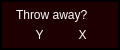
<?xml version="1.0" encoding="UTF-8"?>
<ui version="4.0">
 <class>DeleteItemWidget</class>
 <widget class="QWidget" name="DeleteItemWidget">
  <property name="geometry">
   <rect>
    <x>0</x>
    <y>0</y>
    <width>120</width>
    <height>50</height>
   </rect>
  </property>
  <property name="windowTitle">
   <string>Form</string>
  </property>
  <widget class="QLabel" name="background">
   <property name="geometry">
    <rect>
     <x>0</x>
     <y>0</y>
     <width>120</width>
     <height>50</height>
    </rect>
   </property>
   <property name="styleSheet">
    <string notr="true">border: 2px solid black; padding: 5px; background: rgb(30, 0, 0)</string>
   </property>
   <property name="text">
    <string/>
   </property>
  </widget>
  <widget class="QPushButton" name="close">
   <property name="geometry">
    <rect>
     <x>71</x>
     <y>23</y>
     <width>23</width>
     <height>23</height>
    </rect>
   </property>
   <property name="styleSheet">
    <string notr="true">border: 0; color: white; background: rgb(30, 0, 0)</string>
   </property>
   <property name="text">
    <string>X</string>
   </property>
  </widget>
  <widget class="QPushButton" name="accept">
   <property name="geometry">
    <rect>
     <x>28</x>
     <y>23</y>
     <width>23</width>
     <height>23</height>
    </rect>
   </property>
   <property name="styleSheet">
    <string notr="true">border: 0; color: white; background: rgb(30, 0, 0)</string>
   </property>
   <property name="text">
    <string>Y</string>
   </property>
  </widget>
  <widget class="QLabel" name="label">
   <property name="geometry">
    <rect>
     <x>16</x>
     <y>0</y>
     <width>91</width>
     <height>30</height>
    </rect>
   </property>
   <property name="styleSheet">
    <string notr="true">color: white;</string>
   </property>
   <property name="text">
    <string>Throw away?</string>
   </property>
  </widget>
 </widget>
 <resources/>
 <connections/>
</ui>
